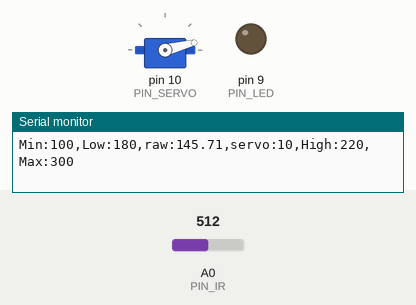
This sketch was run on a simulated Arduino Uno, built with avr-gcc and run on an emulated ATmega328P. On the bench: servo, output pins drawn as LEDs (lit = HIGH), the last lines printed to the serial monitor. The test bench sets the inputs (shaded band); at power-on: A0 (PIN_IR) = 512.

Above: at 1.2 s.
1.3 s: A0 (PIN_IR) set to 415
At 3.9 s:
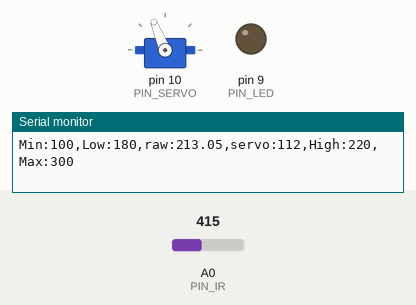
4.3 s: A0 (PIN_IR) set to 389
At 4.77 s:
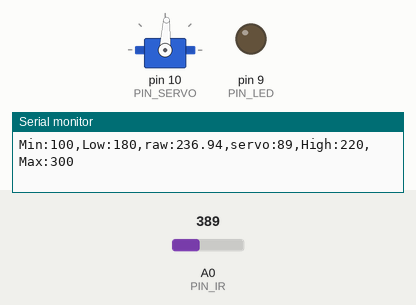
At 6.0 s:
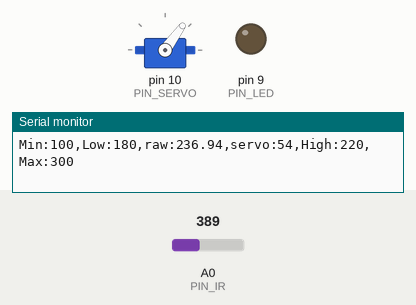
Timing chart, 0 to 7.5 s (numbered marks = the images above; inputs shaded):
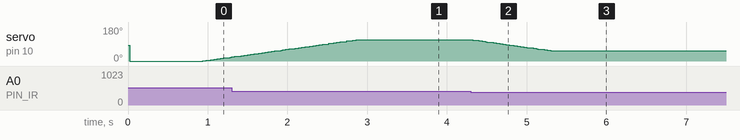

The sketch:

21_bbc_20203032.ino
```cpp
#include <Servo.h>

#define PIN_LED 9
#define PIN_SERVO 10
#define PIN_IR A0

#define _DIST_TARGET 255
#define _DIST_MIN 100
#define _DIST_MAX 410

#define _DIST_ALPHA 0.3

#define _DUTY_MIN 1100
#define _DUTY_NEU 1420
#define _DUTY_MAX 1700

#define _SERVO_ANGLE 30
#define _SERVO_SPEED 30
#define _INTERVAL_SERVO 20

#define _INTERVAL_DIST 20
#define _INTERVAL_SERVO 20
#define _INTERVAL_SERIAL 100

#define _KP 0.0

Servo myservo;

float dist_target;
float dist_raw, dist_ema, dist_min, dist_max;
unsigned long last_sampling_time_dist, last_sampling_time_servo, last_sampling_time_serial;
bool event_dist, event_servo, event_serial;

// Servo speed control
int duty_chg_per_interval;
int duty_target, duty_curr;


void setup() {
  pinMode(PIN_LED,OUTPUT);
  myservo.attach(PIN_SERVO);
  dist_raw=0.0;
  // initialize global variables
  dist_min = _DIST_MIN;
  dist_max= _DIST_MAX;
  dist_ema= 0;
  // move servo to neutral position
  myservo.writeMicroseconds(1400);

  // initialize serial port
  Serial.begin(57600);

  // convert angle speed into duty change per interval.
  duty_chg_per_interval =(float)(_DUTY_MAX - _DUTY_MIN) * (_SERVO_SPEED / _SERVO_ANGLE) * ( _INTERVAL_SERVO / 1000.0); //[3039]
}


void loop() {
  unsigned long time_curr = millis();
  if(time_curr >= last_sampling_time_dist + _INTERVAL_DIST) {
        last_sampling_time_dist += _INTERVAL_DIST;
        event_dist = true;

        if(duty_target > duty_curr) {
            duty_curr += duty_chg_per_interval;
            if(duty_curr > duty_target) duty_curr = duty_target;
        }
        else {
            duty_curr -= duty_chg_per_interval;
            if(duty_curr < duty_target) duty_curr = duty_target;
        }
          myservo.writeMicroseconds(duty_curr);
  }
  if(time_curr >= last_sampling_time_servo + _INTERVAL_SERVO) {
        last_sampling_time_servo += _INTERVAL_SERVO;
        event_servo = true;
  }
  if(time_curr >= last_sampling_time_serial + _INTERVAL_SERIAL) {
        last_sampling_time_serial += _INTERVAL_SERIAL;
        event_serial = true;
  }

  if(event_dist) {
    event_dist = false;
    // get a distance reading from the USS
    dist_raw = ir_distance_filtered();
    if(dist_raw < 100)
      dist_raw = 100;
    if(dist_raw > 410)
      dist_raw = 410;
  }
  if(event_servo) {
    event_servo = false;
// adjust servo position according to the USS read value
    if(dist_raw > 225) duty_target = _DUTY_MIN;
    else if(dist_raw <= 225) duty_target = _DUTY_MAX;
  }
  if(event_serial) {
    event_serial = false;
// output the read value to the serial port
    Serial.print("Min:100,Low:180,raw:");
    Serial.print(dist_raw);
    Serial.print(",servo:");
    Serial.print(myservo.read());
    Serial.println(",High:220,Max:300");
  }
}

float ir_distance(void){ // return value unit: mm
  float val; //[3031]
  float volt = float(analogRead(PIN_IR));
  val = (((6762.0/(volt-9.0))-4.0) * 10.0-24.9286)/0.68143;
  return val; //[3031]
}

float ir_distance_filtered(void){ // return value unit: mm
   dist_ema = ir_distance()+ dist_ema*_DIST_ALPHA;
  return dist_ema; // for now, just use ir_distance() without noise filter.
}
```

Measured:
- the behaviour switches between 402 and 401 on A0 (PIN_IR) (found by bisection; images 1 and 2)
- after the input at 4.3 s, servo on pin 10 (PIN_SERVO): moves from 112° to 54° over 0.98 s, starting at once
